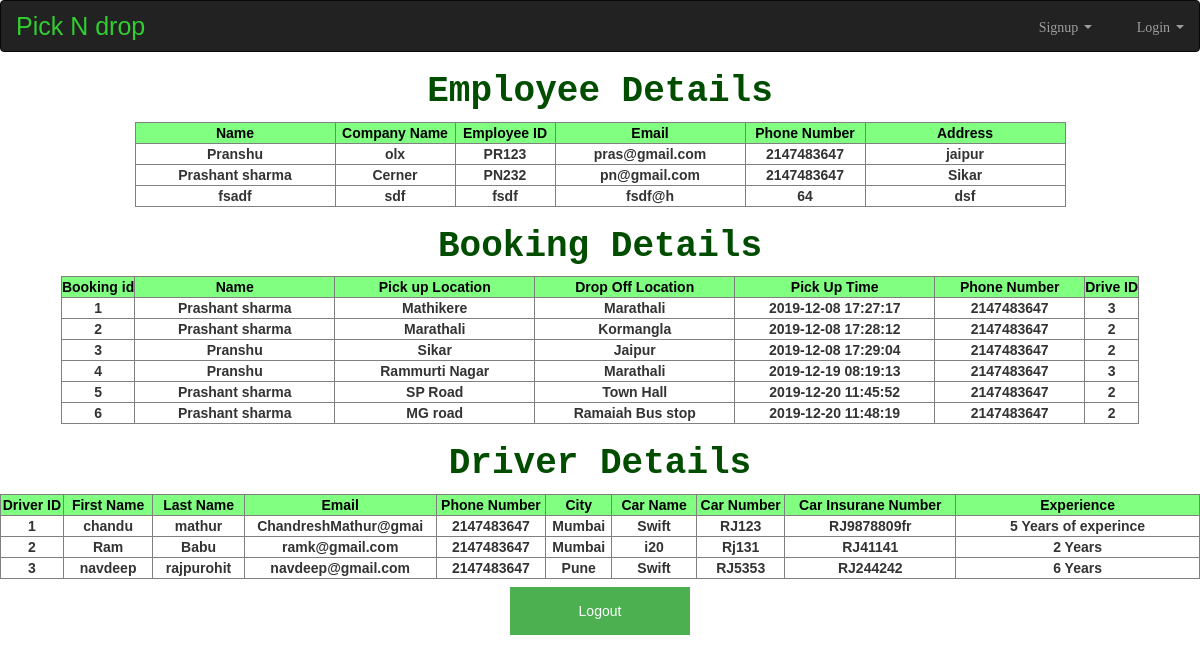
The page /det.php (signed in) on the database its author committed.
### tables this page shows
CREATE TABLE `empdeet` (
  `bid` int(6) UNSIGNED NOT NULL,
  `Name` char(20) NOT NULL,
  `Company_Name` varchar(15) NOT NULL,
  `Employee_ID` varchar(6) NOT NULL,
  `Email` varchar(20) NOT NULL,
  `Password` varchar(10) NOT NULL,
  `PhoneNumber` int(10) NOT NULL,
  `Address` varchar(30) NOT NULL
);

CREATE TABLE `book` (
  `bid` int(6) UNSIGNED NOT NULL,
  `Pickup` varchar(50) NOT NULL,
  `Dropoff` varchar(50) NOT NULL,
  `PickTime` datetime NOT NULL,
  `Employee_ID` varchar(50) NOT NULL,
  `DriveID` varchar(15) NOT NULL,
  `status` binary(1) NOT NULL
);

CREATE TABLE `driver` (
  `did` int(6) UNSIGNED NOT NULL,
  `FirstName` char(15) NOT NULL,
  `LastName` char(15) NOT NULL,
  `Email` varchar(20) NOT NULL,
  `PhoneNumber` int(10) NOT NULL,
  `Password` varchar(10) NOT NULL,
  `City` char(10) NOT NULL,
  `CarName` varchar(10) NOT NULL,
  `CarNumber` varchar(10) NOT NULL,
  `CarInsuranceNo` varchar(15) NOT NULL,
  `Experience` varchar(30) NOT NULL,
  `Dlno` varchar(15) NOT NULL
);

### det.php (the view, shortened to what this page needs)
<?php
include('config.php');
?>
<!DOCTYPE html>
<html lang="en">
<head>
  <link rel="stylesheet" href="bootstrap.min.css">
  <link rel="stylesheet" type="text/css" href="style.css">
</head>
<body>
<nav class="navbar navbar-inverse">
  <div class="container-fluid">
    <div class="navbar-header">
      <a class="navbar-brand" style="color:  #32CD32; font-style: serif;font-size:  25px;">Pick N drop</a>
    </div>
    <ul class="nav navbar-nav navbar-right">
      <li class="dropdown"><a class="dropdown-toggle" data-toggle="dropdown" href="#"><span class="glyphicon glyphicon-user"> Signup</span>
        <span class="caret"></span></a>
      </li>
      <li class="dropdown"><a class="dropdown-toggle" data-toggle="dropdown" href="#"><span class="glyphicon glyphicon-log-in"> Login</span>
        <span class="caret"></span></a>
      </li>
    </ul>
  </div>
</nav>
<center><table border="1">
  <h1 style="font-family: courier; color:#004d00;"><b>Employee Details</b></h1>
 <tr style="background-color:#80ff80; color: black">
   <th width="90px"  style="text-align: center;">Name</th>
   <th width="120px" style="text-align: center;">Company Name</th>
   <th width="100px" style="text-align: center;">Employee ID</th>
   <th width="190px" style="text-align: center;">Email</th>
   <th width="120px" style="text-align: center;">Phone Number</th>
   <th width="200px" style="text-align: center;">Address</th>
 </tr>
 <tr>
   <?php
     $sql = "SELECT * FROM empdeet ";
    $result = $conn->query($sql);
     if ($result->num_rows > 0) {
    while($row2 = $result->fetch_assoc()) {
  echo" <tr>
  <th width='200px' style='text-align: center;'> ". $row2 ['Name']."</th>
   <th style='text-align: center;'> ".$row2 ['Company_Name']."</th>
   <th style='text-align: center;'>" .$row2 ['Employee_ID']."</th>
   <th style='text-align: center;'>".$row2 ['Email']."</th>
   <th style='text-align: center;'>". $row2 ['PhoneNumber']."</th>
   <th style='text-align: center;'>".$row2 ['Address']."</th> </tr>";
      }
}
   ?>
 </tr>
</table></center>
<center><table border="1">
  <h1 style="font-family: courier; color:#004d00;"><b>Booking Details</b></h1>
 <tr style="background-color:#80ff80; color: black">
    <th style="text-align: center;">Booking id</th>
    <th style="text-align: center;">Name</th>
    <th style="text-align: center;">Pick up Location</th>
    <th style="text-align: center;">Drop Off Location</th>
    <th style="text-align: center;">Pick Up Time</th>
    <th style="text-align: center;">Phone Number</th>
    <th style="text-align: center;">Drive ID</th>
  </tr>
   <?php
$sql3 = "SELECT book.bid,book.Pickup,book.Dropoff,book.PickTime,empdeet.Name,empdeet.PhoneNumber,empdeet.Employee_ID,book.Employee_ID,book.DriveID FROM book,empdeet WHERE empdeet.Employee_ID = book.Employee_ID";
$res1 = $conn->query($sql3);
if($res1->num_rows>0)
{
  while ($row=$res1->fetch_assoc()) {
 echo " <tr>
    <th style='text-align: center;'>".$row['bid']."</th>
    <th width='200px' style='text-align: center;'>".$row['Name']."</th>
    <th width='200px' style='text-align: center;'>".$row['Pickup']."</th>
    <th width='200px' style='text-align: center;'>".$row['Dropoff']."</th>
    <th width='200px' style='text-align: center;'>".$row['PickTime']."</th>
    <th width='150px' style='text-align: center;'>".$row['PhoneNumber']."</th>
    <th style='text-align: center;'>".$row['DriveID']."</th></tr>";
  }
}
   ?>
</table><center>
<center><table border="1">
  <h1 style="font-family: courier; color:#004d00;"><b>Driver Details</b></h1>
 <tr style="background-color:#80ff80; color: black">
  <th width="70px" style="text-align: center;">Driver ID</th>
   <th width="100px" style="text-align: center;">First Name</th>
   <th width="100px" style="text-align: center;">Last Name</th>
   <th width="200px" style="text-align: center;">Email</th>
   <th width="120px" style="text-align: center;">Phone Number</th>
   <th width="70px" style="text-align: center;">City</th>
   <th width="100px" style="text-align: center;">Car Name</th>
   <th width="100px" style="text-align: center;">Car Number</th>
   <th width="200px" style="text-align: center;">Car Insurane Number</th>
   <th width="300px" style="text-align: center;">Experience</th>
 </tr>
 <tr>
   <?php
   $sql = "SELECT * FROM driver ";
  $result = mysqli_query($conn,$sql);
  if($result->num_rows > 0)
  {
  while($row  = $result->fetch_assoc())
  {
  echo"
    <tr><th style='text-align: center;'>". $row ['did']."</th>
   <th style='text-align: center;'>". $row ['FirstName']."</th>
   <th style='text-align: center;'>".$row ['LastName']."</th>
   <th style='text-align: center;'>". $row ['Email']."</th>
   <th style='text-align: center;'>".$row ['PhoneNumber']."</th>
   <th style='text-align: center;'>".$row ['City']."</th>
   <th style='text-align: center;'>". $row ['CarName']."</th>
   <th style='text-align: center;'>".$row ['CarNumber']."</th>
   <th style='text-align: center;'>".$row ['CarInsuranceNo']."</th>
   <th style='text-align: center;'>". $row ['Experience']."</th>
</tr>";
}
 }
 ?>
 </tr>
</table>
<center><a href="admin.php"><button type="button" name="logout" id="logout" style="width: 15%;">Logout</button></a></center>
</body>
</html>

### style.css (style rules this page uses)
* { box-sizing: border-box; }
* { box-sizing: border-box }
body { font-family: Verdana, sans-serif; margin:0 }
body { font-family: Arial, Helvetica, sans-serif; }
button { background-color: #4CAF50; color: white; padding: 14px 20px; margin: 8px 0; border: none; cursor: pointer; width: 100%; }

### rows shown on the page
empdeet: Name "Pranshu", Company_Name "olx", Employee_ID "PR123", Email "pras@gmail.com", PhoneNumber "2147483647", Address "jaipur"
empdeet: Name "Prashant sharma", Company_Name "Cerner", Employee_ID "PN232", Email "pn@gmail.com", PhoneNumber "2147483647", Address "Sikar"
empdeet: Name "fsadf", Company_Name "sdf", Employee_ID "fsdf", Email "fsdf@h", PhoneNumber "64", Address "dsf"
book: bid "1", empdeet.Name "Prashant sharma", Pickup "Mathikere", Dropoff "Marathali", PickTime "2019-12-08 17:27:17", empdeet.PhoneNumber "2147483647", DriveID "3"
book: bid "2", empdeet.Name "Prashant sharma", Pickup "Marathali", Dropoff "Kormangla", PickTime "2019-12-08 17:28:12", empdeet.PhoneNumber "2147483647", DriveID "2"
book: bid "3", empdeet.Name "Pranshu", Pickup "Sikar", Dropoff "Jaipur", PickTime "2019-12-08 17:29:04", empdeet.PhoneNumber "2147483647", DriveID "2"
book: bid "4", empdeet.Name "Pranshu", Pickup "Rammurti Nagar", Dropoff "Marathali", PickTime "2019-12-19 08:19:13", empdeet.PhoneNumber "2147483647", DriveID "3"
book: bid "5", empdeet.Name "Prashant sharma", Pickup "SP Road", Dropoff "Town Hall", PickTime "2019-12-20 11:45:52", empdeet.PhoneNumber "2147483647", DriveID "2"
book: bid "6", empdeet.Name "Prashant sharma", Pickup "MG road", Dropoff "Ramaiah Bus stop", PickTime "2019-12-20 11:48:19", empdeet.PhoneNumber "2147483647", DriveID "2"
driver: did "1", FirstName "chandu", LastName "mathur", Email "ChandreshMathur@gmai", PhoneNumber "2147483647", City "Mumbai", CarName "Swift", CarNumber "RJ123", CarInsuranceNo "RJ9878809fr", Experience "5 Years of experince"
driver: did "2", FirstName "Ram", LastName "Babu", Email "ramk@gmail.com", PhoneNumber "2147483647", City "Mumbai", CarName "i20", CarNumber "Rj131", CarInsuranceNo "RJ41141", Experience "2 Years"
driver: did "3", FirstName "navdeep", LastName "rajpurohit", Email "navdeep@gmail.com", PhoneNumber "2147483647", City "Pune", CarName "Swift", CarNumber "RJ5353", CarInsuranceNo "RJ244242", Experience "6 Years"
